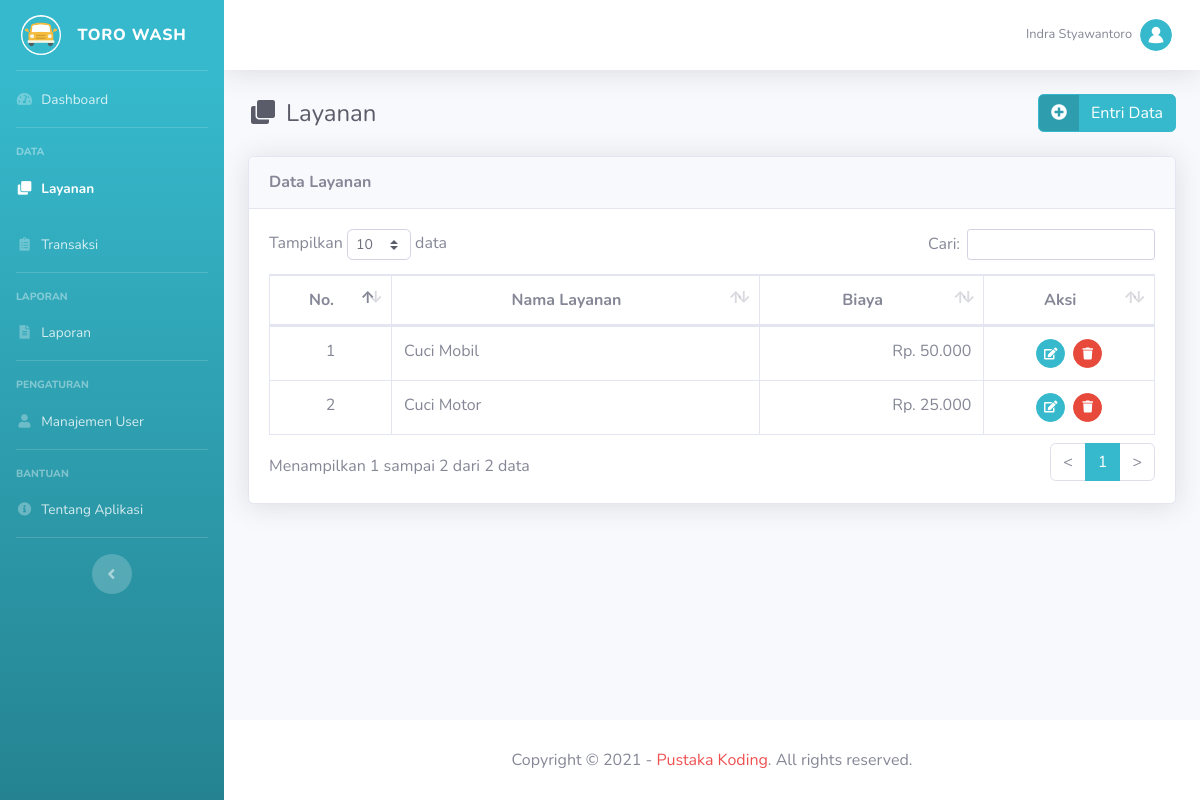
Screenshot of /main.php?module=layanan (signed in) with the database file from the repository.
### tables this page shows
CREATE TABLE `tbl_layanan` (
  `id_layanan` int(11) NOT NULL,
  `nama_layanan` varchar(30) NOT NULL,
  `biaya` int(11) NOT NULL
);

### modules/layanan/tampil_data.php (the view, shortened to what this page needs)
<?php
if (basename($_SERVER['PHP_SELF']) === basename(__FILE__)) {
  header('location: 404.html');
}
else { ?>
  <div class="container-fluid">
    <div class="d-sm-flex align-items-center justify-content-between mb-4">
      <h1 class="h4 mb-0 text-gray-800"><i class="fas fa-clone fa-fw mr-2"></i>Layanan</h1>
      <a href="?module=form_entri_layanan" class="btn btn-info btn-icon-split">
        <span class="icon"><i class="fas fa-plus-circle"></i></span>
        <span class="text">Entri Data</span>
      </a>
    </div>
    <div class="card shadow mb-4">
      <div class="card-header py-3">
        <h6 class="m-0 font-weight-bold">Data Layanan</h6>
      </div>
      <div class="card-body">
        <div class="table-responsive">
          <table class="table table-bordered" id="dataTable" width="100%" cellspacing="0">
            <thead>
              <tr>
                <th class="text-center">No.</th>
                <th class="text-center">Nama Layanan</th>
                <th class="text-center">Biaya</th>
                <th class="text-center">Aksi</th>
              </tr>
            </thead>
            <tbody>
              <?php
              $no = 1;
              $query = mysqli_query($mysqli, "SELECT * FROM tbl_layanan ORDER BY id_layanan DESC")
                                              or die('Ada kesalahan pada query tampil data : ' . mysqli_error($mysqli));
              while ($data = mysqli_fetch_assoc($query)) { ?>
                <tr>
                  <td width="30" class="text-center"><?php echo $no++; ?></td>
                  <td width="180"><?php echo $data['nama_layanan']; ?></td>
                  <td width="100" class="text-right">Rp. <?php echo number_format($data['biaya'], 0, '', '.'); ?></td>
                  <td width="70" class="text-center">
                    <div>
                      <a href="?module=form_ubah_layanan&id=<?php echo $data['id_layanan']; ?>" class="btn btn-info btn-circle btn-sm mr-md-1" data-toggle="tooltip" data-placement="top" title="Ubah">
                        <i class="fas fa-edit"></i>
                      </a>
                      <a href="modules/layanan/proses_hapus.php?id=<?php echo $data['id_layanan']; ?>" onclick="return confirm('Anda yakin ingin menghapus data layanan <?php echo $data['nama_layanan']; ?>?')" class="btn btn-danger btn-circle btn-sm" data-toggle="tooltip" data-placement="top" title="Hapus">
                        <i class="fas fa-trash"></i>
                      </a>
                    </div>
                  </td>
                </tr>
              <?php } ?>
            </tbody>
          </table>
        </div>
      </div>
    </div>
  </div>
<?php } ?>

### rows the page displays
tbl_layanan: nama_layanan "Cuci Mobil", biaya "50.000"
tbl_layanan: nama_layanan "Cuci Motor", biaya "25.000"

### other values shown
$_SESSION['nama_user'] "Indra Styawantoro"
